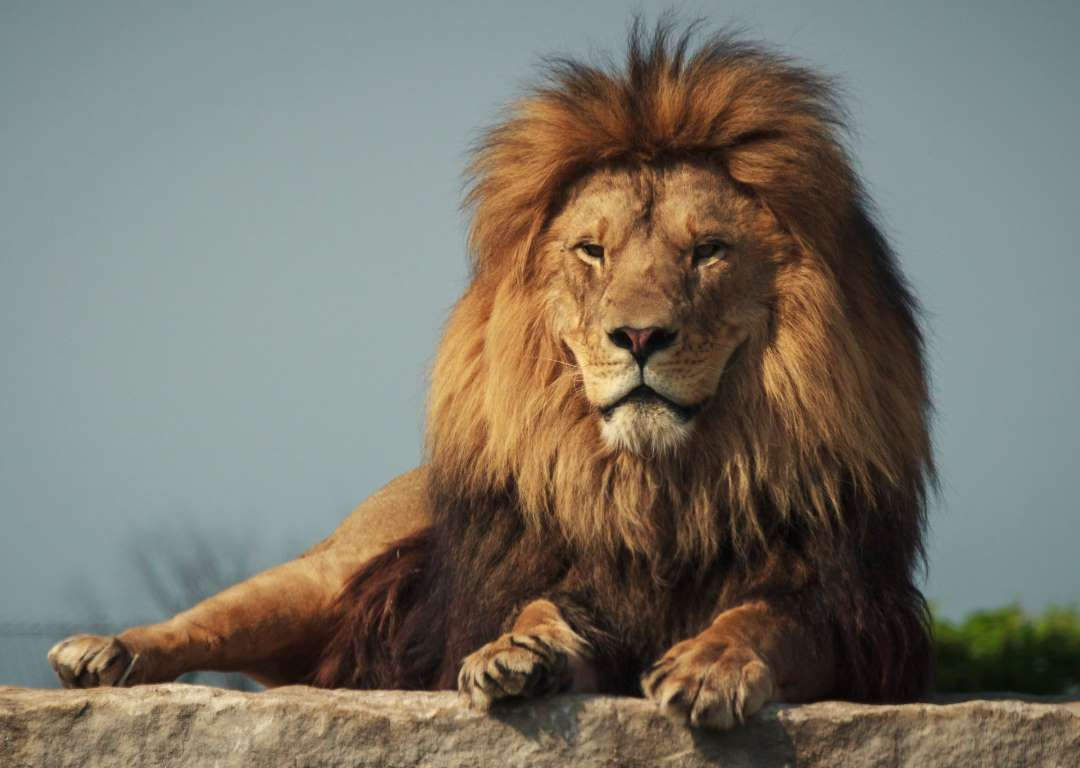
#> input picture ch04/lion1.jpg, 1080 x 768 px
$ jupyter execute --allow-errors 'CH04多媒體圖片聲音影片處理.ipynb'   (shell and % lines are left out)   (older library calls are emulated)
#> lines starting #> are read from the running program, lines starting #| are printed output that depends on the picture
<a href="https://colab.research.google.com/github/ccwu0918/Python_Development_Bible/blob/main/ch04/CH04%E5%A4%9A%E5%AA%92%E9%AB%94%E5%9C%96%E7%89%87%E8%81%B2%E9%9F%B3%E5%BD%B1%E7%89%87%E8%99%95%E7%90%86.ipynb" target="_parent"></a>

[cell 1]
%cd /content/Python_Development_Bible/ch04

## Pillow：圖片處理

[cell 2]
from PIL import Image
import matplotlib.pyplot as plt

[cell 3]
img = Image.open("lion1.jpg")
#> img is the input picture: PIL image 1080x768 RGB; mean R, G, B 121.2, 117, 105.4
plt.imshow(img)
plt.show()

[cell 4]
w,h = img.size
#> w = 1080; h = 768
img1 = img.resize((w*2,h), Image.ANTIALIAS)
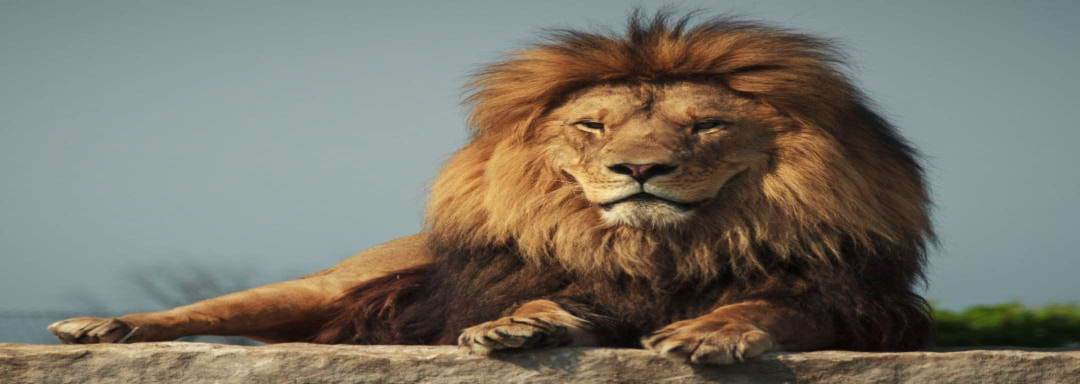
#> img1: PIL image 2160x768 RGB (shown at 1/2 size); mean R, G, B 121.2, 117, 105.4
plt.imshow(img1)
plt.show()

[cell 5]
img2 = img.convert('1')
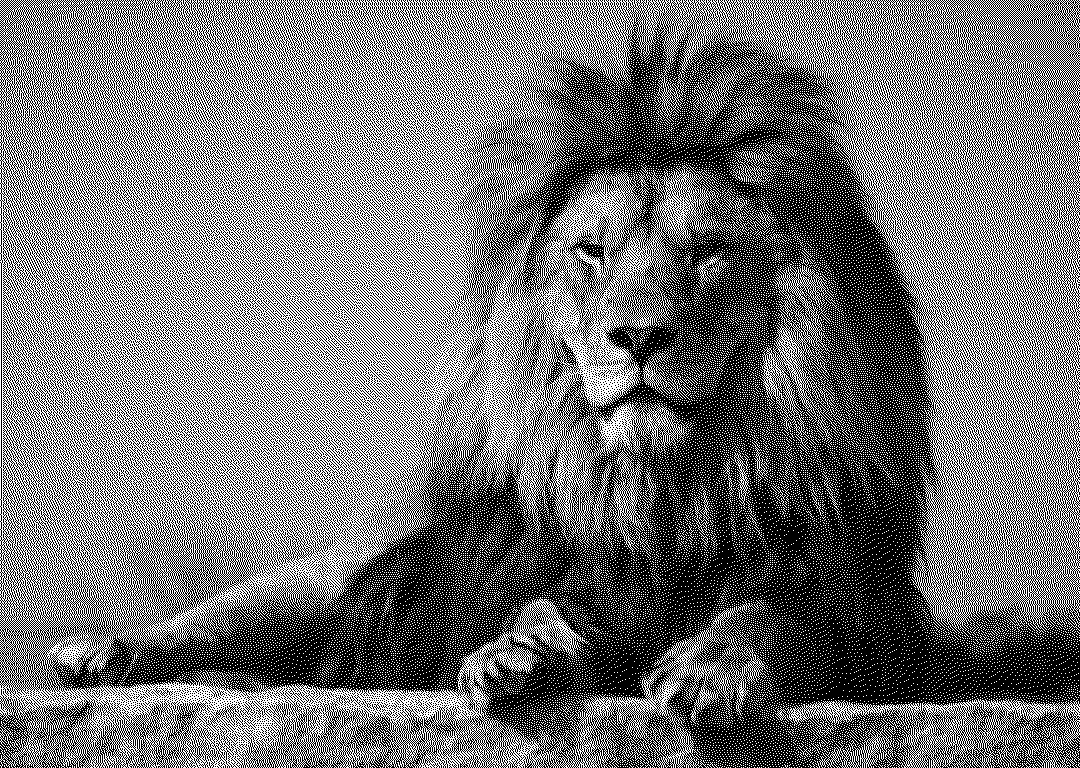
#> img2: PIL image 1080x768 1; 45.6% white in thin lines or dots
plt.imshow(img2)
plt.show()

## Pillow：基本繪圖

[cell 6]
from PIL import Image, ImageDraw
import matplotlib.pyplot as plt

[cell 7]
#繪直線
img = Image.new("RGB", (400,300), "lightgray")
#> img: PIL image 400x300 RGB; every value is 211
drawimg = ImageDraw.Draw(img)
drawimg.line([40,50,360,280], fill="blue", width=3)
plt.imshow(img)
plt.show()
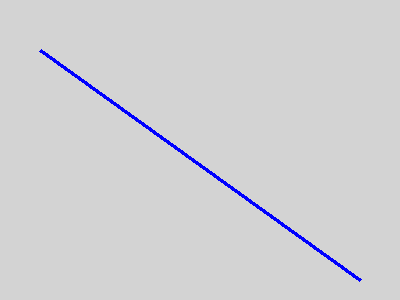
#> shown: shape (300, 400, 3); mean R, G, B 208.7, 208.7, 211.5

[cell 8]
#繪矩形
img = Image.new("RGB", (400,300), "lightgray")
drawimg = ImageDraw.Draw(img)
drawimg.rectangle((100,80,300,240), fill="yellow", outline="black")
plt.imshow(img)
plt.show()
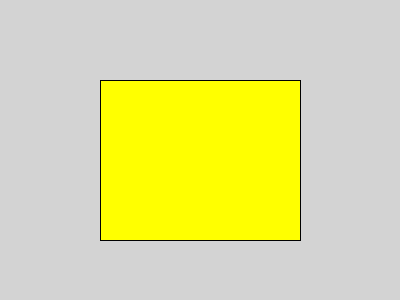
#> shown: shape (300, 400, 3); mean R, G, B 221.3, 221.3, 154.1

[cell 9]
#繪點
img = Image.new("RGB", (400,300), "lightgray")
drawimg = ImageDraw.Draw(img)
drawimg.point([(100,100), (100,101), (100,102)], fill='red')
plt.imshow(img)
plt.show()

[cell 10]
#繪圓或橢圓
img = Image.new("RGB", (400,300), "lightgray")
drawimg = ImageDraw.Draw(img)
drawimg.ellipse((50,50,350,250), fill="purple", outline="green")
plt.imshow(img)
plt.show()
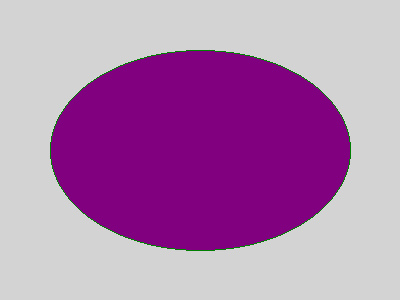
#> shown: shape (300, 400, 3); mean R, G, B 177.4, 128.3, 177.4

[cell 11]
#繪多邊形
img = Image.new("RGB", (400,300), "lightgray")
drawimg = ImageDraw.Draw(img)
drawimg.polygon([(200,40),(60,250),(320,250)], fill="brown", outline="red")
plt.imshow(img)
plt.show()
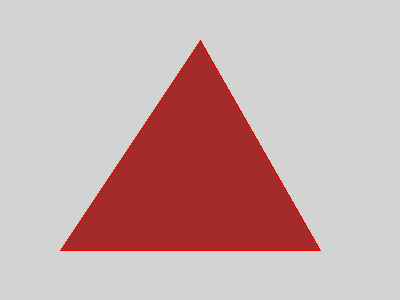
#> shown: shape (300, 400, 3); mean R, G, B 200.9, 171.8, 171.8
